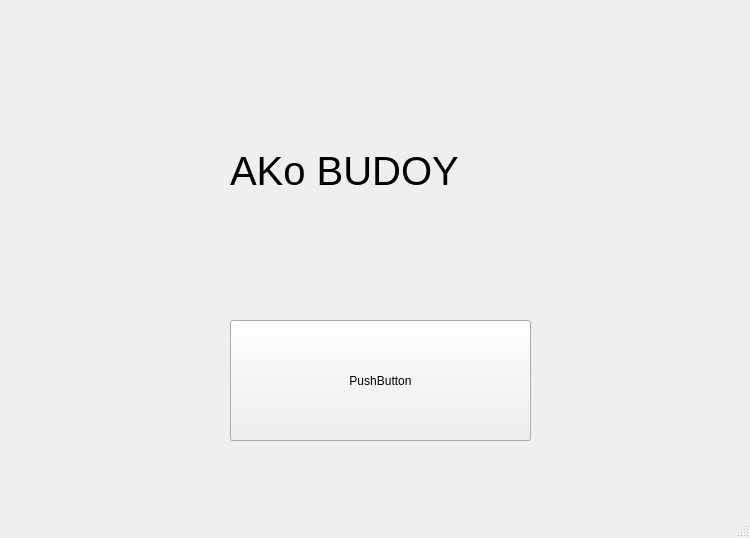
<?xml version="1.0" encoding="UTF-8"?>
<ui version="4.0">
 <class>MainWindow</class>
 <widget class="QMainWindow" name="MainWindow">
  <property name="enabled">
   <bool>true</bool>
  </property>
  <property name="geometry">
   <rect>
    <x>0</x>
    <y>0</y>
    <width>750</width>
    <height>538</height>
   </rect>
  </property>
  <property name="focusPolicy">
   <enum>Qt::NoFocus</enum>
  </property>
  <property name="windowTitle">
   <string>MainWindow</string>
  </property>
  <property name="unifiedTitleAndToolBarOnMac">
   <bool>false</bool>
  </property>
  <widget class="QWidget" name="centralwidget">
   <widget class="QLabel" name="label">
    <property name="geometry">
     <rect>
      <x>230</x>
      <y>50</y>
      <width>321</width>
      <height>241</height>
     </rect>
    </property>
    <property name="font">
     <font>
      <pointsize>30</pointsize>
     </font>
    </property>
    <property name="text">
     <string>AKo BUDOY</string>
    </property>
   </widget>
   <widget class="QPushButton" name="pushButton">
    <property name="geometry">
     <rect>
      <x>230</x>
      <y>320</y>
      <width>301</width>
      <height>121</height>
     </rect>
    </property>
    <property name="text">
     <string>PushButton</string>
    </property>
    <property name="autoDefault">
     <bool>false</bool>
    </property>
   </widget>
  </widget>
  <widget class="QStatusBar" name="statusbar"/>
 </widget>
 <resources/>
 <connections/>
</ui>
